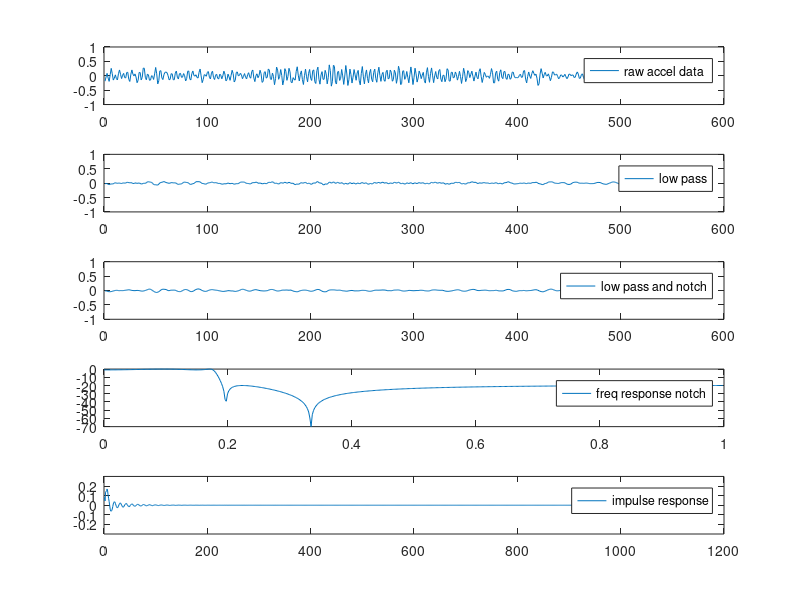

The MATLAB source for this figure:
d = [  -0.18669,
-0.03823,
0.08256,
-0.0824,
-0.19467,
0.03946,
0.25656,
0.06872,
-0.14944,
-0.07867,
0.03147,
-0.09943,
-0.14465,
0.07298,
0.20228,
0.0485,
-0.09783,
0.01711,
0.08256,
-0.06377,
-0.07654,
0.11555,
0.11927,
-0.1255,
-0.19787,
0.05436,
0.20281,
0.05382,
-0.00364,
0.0634,
-0.04462,
-0.24044,
-0.15849,
0.11448,
0.11236,
-0.14465,
-0.05579,
0.26826,
0.26081,
-0.05526,
-0.1388,
0.05755,
0.02988,
-0.15743,
-0.14838,
0.00221,
-0.02174,
-0.12922,
0.06447,
0.28848,
0.06979,
-0.28247,
-0.17552,
0.1645,
0.17781,
-0.07442,
-0.13188,
0.03946,
0.11927,
0.13045,
0.10544,
0.0054,
-0.1388,
-0.1239,
0.07245,
0.06447,
-0.13827,
-0.1388,
0.0916,
0.1645,
-0.051,
-0.11326,
0.07032,
0.08415,
-0.05473,
-0.04781,
0.07564,
0.00434,
-0.18031,
-0.09943,
0.15759,
0.16663,
-0.10687,
-0.14519,
0.0767,
0.16557,
0.01019,
-0.01429,
0.0352,
-0.05686,
-0.07974,
0.11981,
0.23368,
-0.00471,
-0.23937,
-0.12976,
0.03839,
0.02456,
-0.01695,
0.11448,
0.14481,
-0.04834,
-0.1106,
0.09267,
0.15918,
-0.06377,
-0.13082,
0.01924,
0.05169,
-0.08772,
-0.11273,
0.05329,
0.0203,
-0.10528,
-0.00152,
0.15971,
0.06074,
-0.17552,
-0.13614,
0.05595,
-0.03344,
-0.15849,
0.01391,
0.19111,
0.07298,
-0.2133,
-0.15796,
0.11182,
0.13364,
-0.00258,
0.01285,
0.08628,
0.03254,
-0.10209,
-0.01908,
0.07564,
-0.04994,
-0.10741,
0.04158,
0.1065,
-0.0377,
-0.08453,
0.15067,
0.19749,
-0.07974,
-0.20266,
0.00221,
0.06766,
-0.06803,
0.00434,
0.19111,
0.07138,
-0.22926,
-0.19467,
0.1097,
0.14215,
-0.0824,
-0.0542,
0.23421,
0.19909,
-0.10315,
-0.12869,
0.09373,
-0.0212,
-0.31067,
-0.09996,
0.30072,
0.19643,
-0.12231,
-0.02227,
0.21612,
0.01391,
-0.31866,
-0.15157,
0.24698,
0.15705,
-0.15849,
-0.03025,
0.25975,
0.13896,
-0.2133,
-0.24256,
-0.06484,
-0.12124,
-0.1521,
0.15226,
0.3119,
0.02083,
-0.18084,
0.05542,
0.16929,
-0.13295,
-0.30322,
0.00434,
0.22995,
-0.03291,
-0.21117,
0.08628,
0.21931,
-0.09091,
-0.16328,
0.17834,
0.20335,
-0.20691,
-0.2681,
0.181,
0.30019,
-0.12337,
-0.29205,
0.02935,
0.14375,
-0.12497,
-0.11965,
0.18898,
0.06659,
-0.28088,
-0.06537,
0.37894,
0.18153,
-0.36069,
-0.20798,
0.36298,
0.3236,
-0.23671,
-0.28513,
0.12513,
0.15333,
-0.16221,
-0.09144,
0.21825,
-0.00471,
-0.30056,
-0.00897,
0.3566,
0.0634,
-0.33622,
-0.13774,
0.23102,
0.04212,
-0.25214,
-0.051,
0.21612,
0.03201,
-0.15636,
0.10012,
0.18685,
-0.17658,
-0.31706,
0.08362,
0.32041,
-0.0377,
-0.283,
0.03467,
0.20228,
-0.09251,
-0.24682,
0.09267,
0.22357,
-0.11592,
-0.20904,
0.11927,
0.22995,
-0.09889,
-0.22554,
0.10331,
0.29806,
0.00753,
-0.19414,
0.04478,
0.11821,
-0.15051,
-0.19254,
0.13736,
0.19217,
-0.10687,
-0.08878,
0.19749,
0.12193,
-0.18935,
-0.13454,
0.1927,
0.09586,
-0.26119,
-0.07442,
0.33159,
0.18792,
-0.30216,
-0.27768,
0.15812,
0.17514,
-0.12337,
-0.0526,
0.14907,
-0.05473,
-0.24363,
0.04531,
0.30658,
0.02402,
-0.30588,
-0.06963,
0.26294,
0.06659,
-0.21915,
-0.07708,
0.16503,
0.0634,
-0.10102,
0.02669,
0.11874,
-0.167,
-0.25427,
0.10437,
0.2821,
-0.02812,
-0.22713,
0.08309,
0.27252,
-0.00311,
-0.23831,
-0.00684,
0.14694,
-0.06058,
-0.10847,
0.17568,
0.21771,
-0.11858,
-0.20585,
0.01338,
0.01817,
-0.20691,
-0.10847,
0.24592,
0.19803,
-0.17765,
-0.18563,
0.11342,
0.12459,
-0.07388,
-0.0542,
0.13204,
0.04797,
-0.15051,
-0.03238,
0.15492,
-0.02493,
-0.26651,
-0.0377,
0.26081,
0.0948,
-0.20319,
-0.10315,
0.1794,
0.11874,
-0.06324,
0.04957,
0.15918,
-0.02067,
-0.18403,
-0.01216,
0.12725,
-0.06271,
-0.10368,
0.1496,
0.24485,
-0.02174,
-0.23352,
-0.06643,
0.11714,
0.04903,
-0.05207,
-0.01322,
-0.01748,
-0.08932,
0.04318,
0.24964,
0.1081,
-0.24788,
-0.24469,
0.09267,
0.16025,
-0.11326,
-0.18722,
0.11608,
0.2076,
-0.0526,
-0.09996,
0.14109,
0.14854,
-0.08506,
-0.1255,
0.05382,
0.04478,
-0.12124,
-0.08612,
0.11981,
0.12672,
-0.01695,
-0.07122,
-0.06111,
-0.06909,
-0.05686,
0.01711,
0.05169,
-0.05686,
-0.04568,
0.16291,
0.18153,
-0.11379,
-0.24788,
-0.02333,
0.13204,
-0.00897,
-0.09304,
0.07564,
0.17568,
0.0799,
0.01338,
0.05702,
-0.08399,
-0.33568,
-0.28141,
0.05755,
0.24698,
0.09001,
-0.07708,
0.04318,
0.11927,
0.00327,
-0.00577,
0.06659,
-0.03557,
-0.17126,
-0.05632,
0.13524,
0.12247,
0.02349,
0.03786,
0.05914,
-0.0212,
-0.10528,
-0.05526,
0.02988,
0.01977,
-0.04196,
-0.00737,
0.05063,
-0.03398,
-0.10155,
-0.04462,
0.05861,
0.04957,
0.00327,
0.02988,
0.0219,
-0.06058,
-0.05047,
0.06127,
0.13364,
0.05808,
-0.09144,
-0.08027,
0.03892,
0.06606,
-0.0526,
-0.13029,
-0.0361,
0.06447,
0.07617,
0.02509,
-0.05526,
-0.05047,
0.00966,
0.01285,
-0.02706,
-0.01163,
0.03414,
0.07617,
0.05648,
-0.01748,
-0.04089,
-0.07229,
-0.11113,
-0.07016,
0.0352,
0.04478,
-0.06377,
-0.05047,
0.10278,
0.1661,
0.06393,
-0.01376,
-0.02387,
-0.04089,
-0.04994,
-0.03238,
-0.02493,
-0.01535,
-0.01588,
0.0336,
0.02881,
-0.03131,
-0.03238,
0.05489,
0.08628,
0.01924,
-0.03664,
0.05116,
0.1214,
0.01924,
-0.04994,
-0.00577,
0.01817,
]

#sf   = 1000; sf2 = sf/2;
#n    = 9;
#f    = 80;
#Rp   = 10;
#Rs   = 30;
#side = 40;

sf     = 1024; sf2 = sf/2;
nNotch = 3;
f      = 90;
Rp     = 1;
Rs     = 15;
side   = 10;
lowerBound = f - side;
upperBound = f + side;
Wn = [lowerBound, upperBound]/sf2;

f2      = 265;
Rp2     = 4;
Rs2     = 60;
side2   = 10;
lowerBound2 = f2 - side2;
upperBound2 = f2 + side2;
Wn2 = [lowerBound2, upperBound2]/sf2;

filterType = 'stop';

% Transfer function design

#[b,a] = ellip(nNotch, Rp, Rs, Wn, filterType);
[b,a] = ellip(4,1,20,90/sf2);

[b2,a2] = ellip(nNotch, Rp2, Rs2, Wn2, filterType);

output  = filter(b,a,d);
output2 = filter(b2,a2,output);
[h, w]   = freqz(b, a, length(d));
[h2, w2] = freqz(b2, a2, length(d));
impulseResponse=filter(b2,a2,filter(b,a,[1;zeros(sf-1,1)]))

disp(b)
disp(a)

disp(b2)
disp(a2)

#disp(output2)

 clf
 subplot ( 5, 1, 1 )
 plot(d, ";raw accel data;")
 ylim([-1 1])
 subplot ( 5, 1, 2 )
 plot(output,";low pass;")
 ylim([-1 1])
 subplot ( 5, 1, 3 ) 
 plot(output2, ";low pass and notch;")
 ylim([-1 1])
 subplot ( 5, 1, 4 )
 plot(w/pi,20*log10(abs(h)),";freq response notch;")
 subplot ( 5, 1, 5 )
 plot(impulseResponse,";impulse response;")
 ylim([-0.3 0.3])